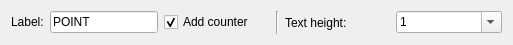
<?xml version="1.0" encoding="UTF-8"?>
<ui version="4.0">
 <class>PointMarkerDraw</class>
 <widget class="QWidget" name="PointMarkerDraw">
  <property name="geometry">
   <rect>
    <x>0</x>
    <y>0</y>
    <width>513</width>
    <height>45</height>
   </rect>
  </property>
  <layout class="QHBoxLayout">
   <item>
    <widget class="QLabel" name="label_3">
     <property name="sizePolicy">
      <sizepolicy hsizetype="Fixed" vsizetype="Fixed">
       <horstretch>0</horstretch>
       <verstretch>0</verstretch>
      </sizepolicy>
     </property>
     <property name="frameShape">
      <enum>QFrame::NoFrame</enum>
     </property>
     <property name="frameShadow">
      <enum>QFrame::Plain</enum>
     </property>
     <property name="text">
      <string>Label:</string>
     </property>
    </widget>
   </item>
   <item>
    <widget class="QLineEdit" name="Label">
     <property name="sizePolicy">
      <sizepolicy hsizetype="Preferred" vsizetype="Fixed">
       <horstretch>0</horstretch>
       <verstretch>0</verstretch>
      </sizepolicy>
     </property>
     <property name="minimumSize">
      <size>
       <width>50</width>
       <height>0</height>
      </size>
     </property>
     <property name="toolTip">
      <string>Enter fixed label or leave empty for automatic label</string>
     </property>
     <property name="text">
      <string>POINT</string>
     </property>
    </widget>
   </item>
   <item>
    <widget class="QCheckBox" name="AutoAppendCounter">
     <property name="toolTip">
      <string>Auto append counter to label</string>
     </property>
     <property name="text">
      <string>Add counter</string>
     </property>
     <property name="checked">
      <bool>true</bool>
     </property>
    </widget>
   </item>
   <item>
    <widget class="Line" name="line">
     <property name="orientation">
      <enum>Qt::Vertical</enum>
     </property>
    </widget>
   </item>
   <item>
    <widget class="QLabel" name="label">
     <property name="text">
      <string>Text height:</string>
     </property>
    </widget>
   </item>
   <item>
    <widget class="QComboBox" name="TextHeight">
     <property name="editable">
      <bool>true</bool>
     </property>
     <item>
      <property name="text">
       <string>1</string>
      </property>
     </item>
     <item>
      <property name="text">
       <string>2</string>
      </property>
     </item>
     <item>
      <property name="text">
       <string>3</string>
      </property>
     </item>
     <item>
      <property name="text">
       <string>4</string>
      </property>
     </item>
     <item>
      <property name="text">
       <string>5</string>
      </property>
     </item>
     <item>
      <property name="text">
       <string>6</string>
      </property>
     </item>
     <item>
      <property name="text">
       <string>8</string>
      </property>
     </item>
     <item>
      <property name="text">
       <string>10</string>
      </property>
     </item>
     <item>
      <property name="text">
       <string notr="true">12</string>
      </property>
     </item>
    </widget>
   </item>
  </layout>
 </widget>
 <resources/>
 <connections/>
</ui>
